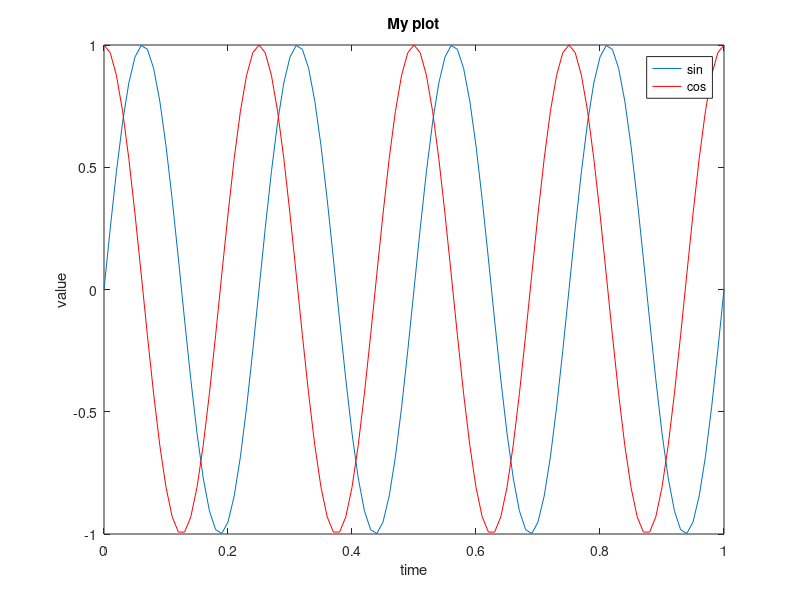
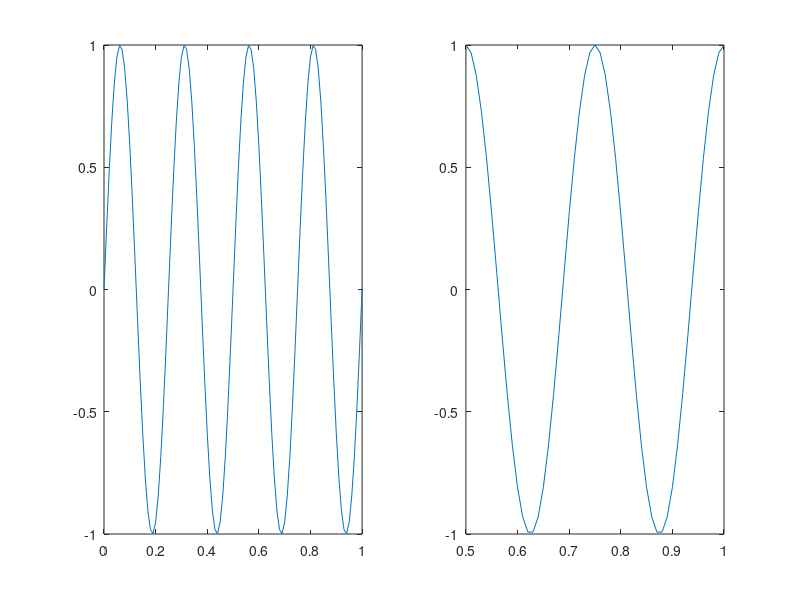
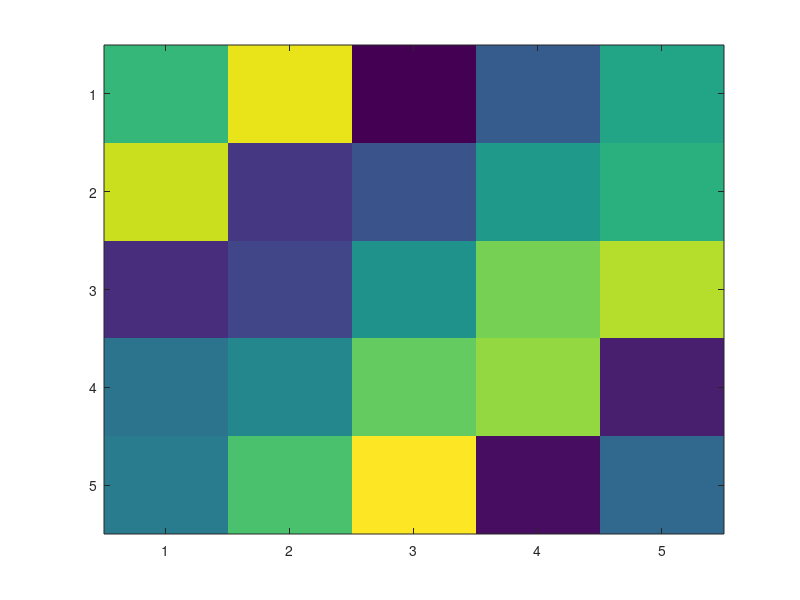
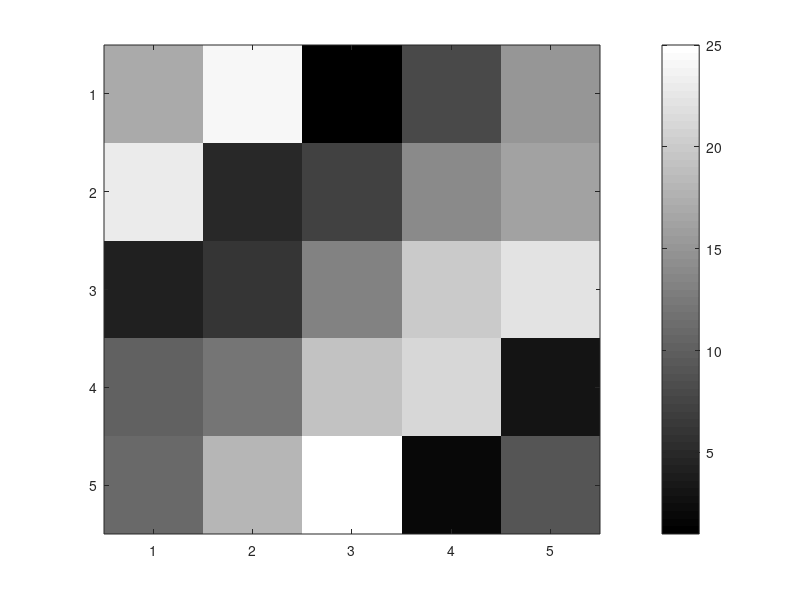

Reproduce these figures in MATLAB, in order.
 t = [0:0.01:1]
 y1 = sin(2*pi*4*t);
 y2 = cos(2*pi*4*t);
 
 plot (t, y1)
 hold on
 plot(t, y2, "r")
 
 xlabel('time')
 ylabel('value')
 legend('sin', 'cos')
 title('My plot')
 print -dpng 'myPlot.png'
 
 figure(1); plot(t, y1)
 figure(2); plot(t, y2)
 subplot(1,2,1)
 plot(t, y1)
 subplot(1,2,2)
 plot(t, y2)
 axis ([0.5 1 -1 1])
 
  A = magic(5);
  
  figure(3); imagesc(A)
  figure(4); imagesc(A), colorbar, colormap gray
  
  